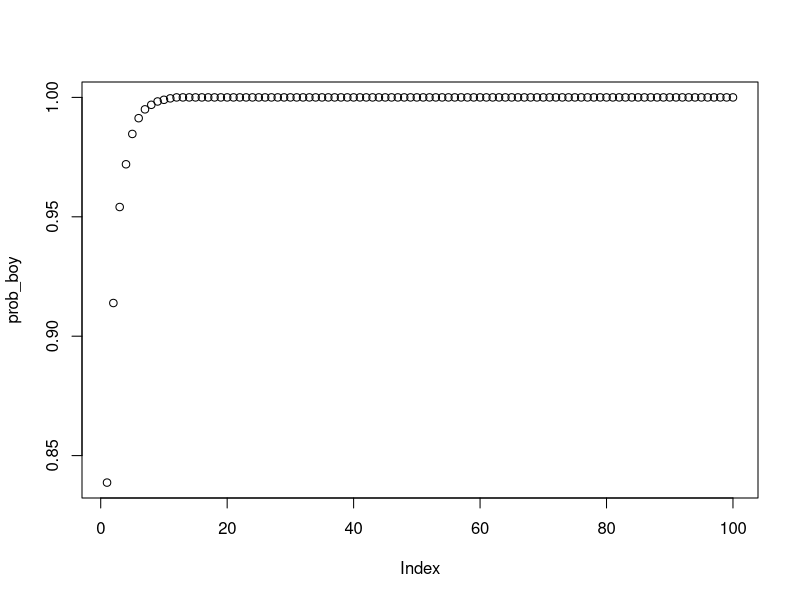

The R source for this figure:
#See the book for simulation on page 440

#goal: write a function that simulates the S(t): the stock price

#Sigma_sq:
#S_0: initial price of the stock
#t: how many days we want to simulate

s<- function(mu=.05, sigma_sq=.0025,s_0=100,t=10){
  out<- rep(NA,t)
  z<- rnorm(1)
  out[1]<- s_0* exp(mu-1/2*sigma_sq+sqrt(sigma_sq)*z)
  for (i in 2:t){
    z<- rnorm(1)
    out[i]<-out[i-1]* exp(mu-1/2*sigma_sq+sqrt(sigma_sq)*z)
  }
 return(out)
}



#We are finding the values

#mu                                         #0.05                0.01             0.01
#var                                        #0.0025              0.0025           0.01
#Estimate of Es(100)                      149.227559             2.72             2.6711
#95%CI for Es(100)                 [149.212076, 149.243042]     [2.72,2.705]      2.67,2.671
#Probability that s(100)>s(0)                  100%              95.78%           69.53
#95%CI  for Probability that s(100)>s(0)    (1,1)              (95.38,96.17)      (68.6,70.4)
nsim<- 10000
barnacle_boy<-list()
for(j in 1:nsim){
  barnacle_boy[[j]]<- s(mu=0.05,sigma_sq = 0.0025,s_0=1,t=100)
}
#Q1: Estimate the Es(100)
barn_mat<-do.call(rbind,barnacle_boy)

#To take the average of the columns I will do this 

barn_mat_mean<- apply(barn_mat,2,mean) # the last number in this matrix is the Es(t)= 149.227559


#Q2: Estimate the 95% CI of Es(100)
# To get the 95% interval, we will use the wald : mean+/- Z_(alpha/2)*se(mean)
   #note that the var[mean]= var(x)/n... the var(x) is the variance od the  columns of barn_mat because that is the S at time t

barn_mat_var<- apply (barn_mat,2,var)
LB<-barn_mat_mean+ -1*qnorm(.975)*sqrt(barn_mat_var)/nsim
UB<-barn_mat_mean+ 1*qnorm(.975)*sqrt(barn_mat_var)/nsim
CI<-cbind(LB,UB) #149.212076 149.243042 this is the CI 

#Q3: Estimate the prob that I made money:  Probability that s(100)>s(0) 
prob_boy<-apply(barn_mat>1,2,mean) # barnmat>1 tell me wwhere i made money(true and false, and then take the average of the columns where I made money)
plot(prob_boy)

#Q4: 95% CI of the prob that I made money:  Probability that s(100)>s(0)
      #phat+/- crit*se(phat)
      #se(phat)=sqrt(phat(1-phat)/n)
prob_boy_se<-sqrt( prob_boy*(1-prob_boy)/nsim)
lb<- prob_boy-1*qnorm(0.975)*prob_boy_se
ub<- prob_boy+1*qnorm(0.975)*prob_boy_se
cbind(lb,ub)

#for other values, you repeat the above codes




